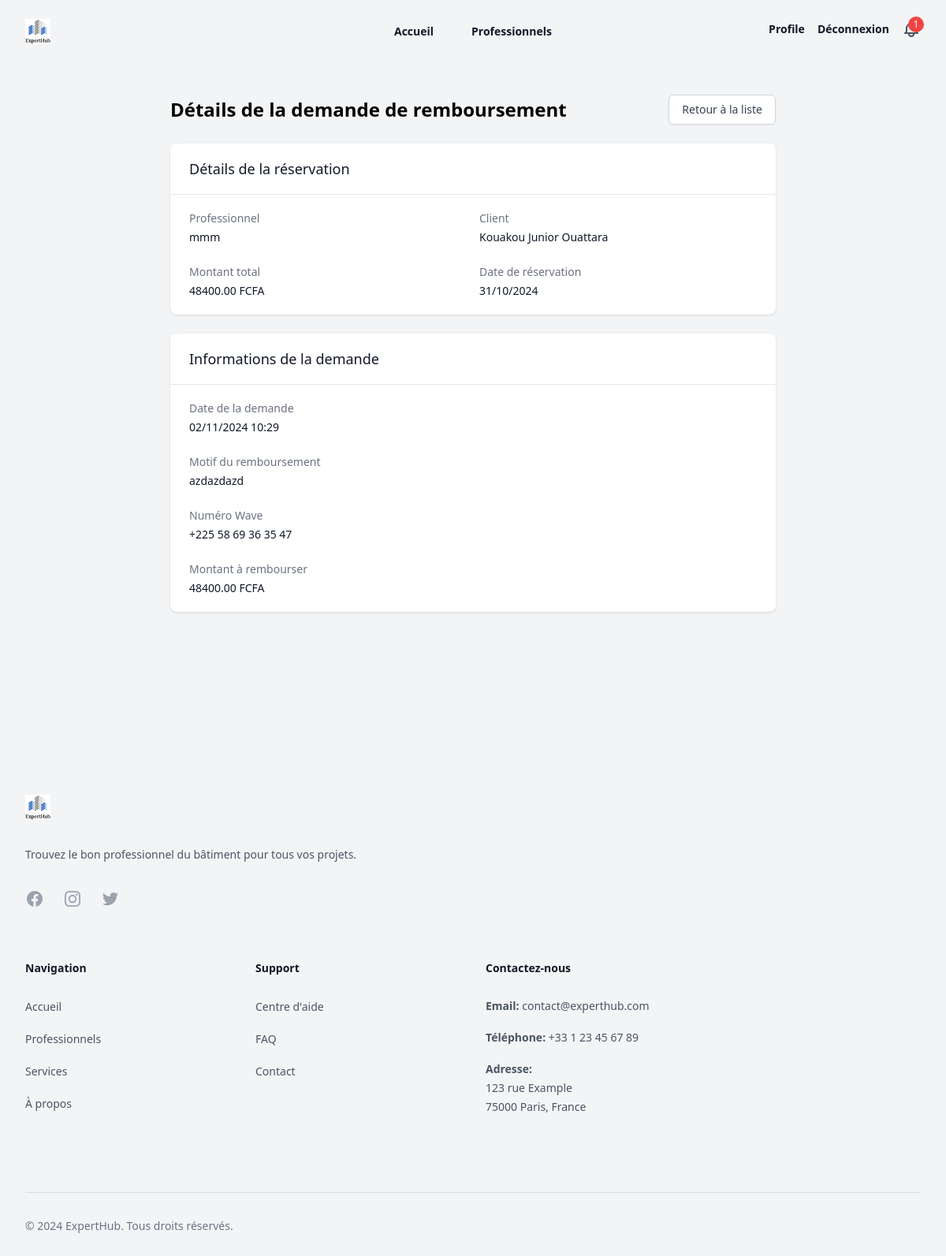
Screenshot of /remboursement/detail/3/ (signed in) with the database file from the repository.
### reservations/models.py (models this page shows, shortened)
class Reservation(models.Model):
    objects = ReservationManager()
    professionnel = models.ForeignKey(
        Professionnel,
        on_delete=models.CASCADE,
        related_name="reservations"
    )
    client = models.ForeignKey(
        settings.AUTH_USER_MODEL,
        on_delete=models.CASCADE
    )
    description = models.TextField(
        verbose_name="Description de la demande",
        help_text="Décrivez le travail que vous souhaitez faire réaliser"
    )
    phone = models.CharField(
        max_length=20,
        verbose_name="Numéro de téléphone"
    )
    selected_dates = models.JSONField(
        verbose_name="Dates sélectionnées",
        help_text="Les dates de réservation sélectionnées"
    )
    created_at = models.DateTimeField(
        auto_now_add=True,
        verbose_name="Date de création"
    )
    status = models.CharField(
        max_length=20,
        choices=ReservationStatus.choices,
        default=ReservationStatus.PENDING,
        verbose_name="Statut"
    )
    last_status_change = models.DateTimeField(
        auto_now_add=True,
        verbose_name="Dernière modification du statut"
    )
    cancelled_at = models.DateTimeField(null=True, blank=True)
    total_price = models.DecimalField(
        max_digits=10,
        decimal_places=2,
        verbose_name="Prix total",
        help_text="Prix total basé sur le nombre de jours × tarif journalier",
        editable=False
    )
    class Meta:
        ordering = ['-created_at']
        constraints = [
            models.UniqueConstraint(
                fields=["professionnel", "client", "created_at"],
                name="unique_reservation"
            )
        ]

### professionnels/models.py (models this page shows, shortened)
class Professionnel(models.Model):
    full_name = models.CharField(max_length=255, verbose_name="Nom complet")
    profile_photo = models.ImageField(
        upload_to="photos/", null=True, blank=True, verbose_name="Photo de profil"
    )
    email = models.EmailField(unique=True, verbose_name="Email", db_index=True)
    phone = models.CharField(max_length=20, verbose_name="Téléphone", db_index=True)
    CITY_CHOICES = [
        ("Abidjan", "Abidjan"),
        ("Yamoussoukro", "Yamoussoukro"),
    ]
    city = models.CharField(max_length=100, choices=CITY_CHOICES, verbose_name="Ville")
    COMMUNE_CHOICES = [
        ("Abobo", "Abobo"),
        ("Adjamé", "Adjamé"),
    ]
    commune = models.CharField(
        max_length=100, choices=COMMUNE_CHOICES, verbose_name="Commune"
    )
    presentation_video = models.FileField(
        upload_to="videos/", null=True, blank=True, verbose_name="Vidéo de présentation"
    )
    SPECIALIZATIONS = [
        ("Gros Oeuvre", "Gros Oeuvre"),
        ("Second Oeuvre", "Second Oeuvre"),
    ]
    specialization = models.CharField(
        max_length=255, choices=SPECIALIZATIONS, verbose_name="Spécialisation"
    )
    class SkillLevel(models.TextChoices):
        DEBUTANT = "Débutant", "Débutant"
        INTERMEDIAIRE = "Intermédiaire", "Intermédiaire"
        EXPERT = "Expert", "Expert"
    skill_level = models.CharField(
        max_length=50,
        choices=SkillLevel.choices,
        verbose_name="Niveau de compétence",
    )
    certifications = models.TextField(verbose_name="Certifications", blank=True)
    years_of_experience = models.PositiveIntegerField(
        help_text="Nombre d'années d'expérience", verbose_name="Années d'expérience"
    )
    daily_rate = models.DecimalField(
        max_digits=10, decimal_places=2, verbose_name="Tarif journalier"
    )
    availability = models.CharField(
        max_length=255,
        help_text="Exemple : Lundi,Mardi,Mercredi",
        verbose_name="Disponibilité",
    )
    class Meta:
        constraints = [
            models.UniqueConstraint(fields=["email"], name="unique_email"),
        ]

### remboursements/models.py (models this page shows, shortened)
class RefundRequest(models.Model):
    reservation = models.OneToOneField(
        Reservation,
        on_delete=models.CASCADE,
        related_name='refund_request'
    )
    requester = models.ForeignKey(
        settings.AUTH_USER_MODEL,
        on_delete=models.CASCADE,
        related_name='refund_requests'
    )
    reason = models.TextField(
        verbose_name="Motif du remboursement",
        help_text="Veuillez expliquer la raison de votre demande de remboursement"
    )
    wave_number = models.CharField(
        max_length=20,
        verbose_name="Numéro Wave",
        help_text="Votre numéro Wave Mobile",
        validators=[validate_wave_number]
    )
    created_at = models.DateTimeField(auto_now_add=True)
    processed_at = models.DateTimeField(null=True, blank=True)
    processed_by = models.ForeignKey(
        settings.AUTH_USER_MODEL,
        on_delete=models.SET_NULL,
        null=True,
        related_name='processed_refunds'
    )
    admin_notes = models.TextField(null=True, blank=True)
    rejection_reason = models.TextField(null=True, blank=True)
    refund_amount = models.DecimalField(
        max_digits=10,
        decimal_places=2,
        null=True,  # Make this field nullable
        blank=True  # Allow blank
    )
    class Meta:
        ordering = ['-created_at']
        verbose_name = "Demande de remboursement"
        verbose_name_plural = "Demandes de remboursement"

### remboursements/views.py (the view)
class RefundRequestDetailView(LoginRequiredMixin, DetailView):
    model = RefundRequest
    template_name = 'remboursements/refund_request_detail.html'
    context_object_name = 'refund_request'
    def get_context_data(self, **kwargs):
        context = super().get_context_data(**kwargs)
        context['reservation'] = self.object.reservation
        return context
    def get_queryset(self):
        qs = super().get_queryset()
        if not self.request.user.is_staff:
            qs = qs.filter(requester=self.request.user)
        return qs

### remboursements/templates/remboursements/refund_request_detail.html (shortened to what this page needs)
{% extends "base.html" %}
{% load static %}
{% block content %}
<div class="container mx-auto px-4 py-8">
  <div class="max-w-3xl mx-auto">
    <div class="flex justify-between items-center mb-6">
      <h1 class="text-2xl font-bold">Détails de la demande de remboursement</h1>
      <a href="{% url 'remboursements:refund_request_list' %}"
   class="inline-flex items-center px-2 py-1 sm:px-4 sm:py-2 text-xs sm:text-sm border border-gray-300 rounded-md shadow-sm font-medium text-gray-700 bg-white hover:bg-gray-50">
  Retour à la liste
</a>
    </div>
    <div class="bg-white shadow overflow-hidden sm:rounded-lg mb-6">
      <div class="px-4 py-5 sm:px-6">
        <h2 class="text-lg leading-6 font-medium text-gray-900">Détails de la réservation</h2>
      </div>
      <div class="border-t border-gray-200 px-4 py-5 sm:px-6">
        <dl class="grid grid-cols-1 gap-x-4 gap-y-6 sm:grid-cols-2">
          <div>
            <dt class="text-sm font-medium text-gray-500">Professionnel</dt>
            <dd class="mt-1 text-sm text-gray-900">{{ reservation.professionnel.full_name }}</dd>
          </div>
          <div>
            <dt class="text-sm font-medium text-gray-500">Client</dt>
            <dd class="mt-1 text-sm text-gray-900">{{ refund_request.requester.get_full_name }}</dd>
          </div>
          <div>
            <dt class="text-sm font-medium text-gray-500">Montant total</dt>
            <dd class="mt-1 text-sm text-gray-900">{{ reservation.total_price }} FCFA</dd>
          </div>
          <div>
            <dt class="text-sm font-medium text-gray-500">Date de réservation</dt>
            <dd class="mt-1 text-sm text-gray-900">{{ reservation.created_at|date:"d/m/Y" }}</dd>
          </div>
        </dl>
      </div>
    </div>
    <div class="bg-white shadow overflow-hidden sm:rounded-lg">
      <div class="px-4 py-5 sm:px-6">
        <h2 class="text-lg leading-6 font-medium text-gray-900">Informations de la demande</h2>
      </div>
      <div class="border-t border-gray-200 px-4 py-5 sm:px-6">
        <dl class="grid grid-cols-1 gap-x-4 gap-y-6">
          <div>
            <dt class="text-sm font-medium text-gray-500">Date de la demande</dt>
            <dd class="mt-1 text-sm text-gray-900">{{ refund_request.created_at|date:"d/m/Y H:i" }}</dd>
          </div>
          <div>
            <dt class="text-sm font-medium text-gray-500">Motif du remboursement</dt>
            <dd class="mt-1 text-sm text-gray-900 whitespace-pre-wrap">{{ refund_request.reason }}</dd>
          </div>
          <div>
            <dt class="text-sm font-medium text-gray-500">Numéro Wave</dt>
            <dd class="mt-1 text-sm text-gray-900">{{ refund_request.wave_number }}</dd>
          </div>
          <div>
            <dt class="text-sm font-medium text-gray-500">Montant à rembourser</dt>
            <dd class="mt-1 text-sm text-gray-900">{{ refund_request.refund_amount }} FCFA</dd>
          </div>
        </dl>
      </div>
    </div>
  </div>
</div>
{% endblock %}

### rows the page displays
Reservation: professionnel.full_name "mmm", total_price "48400.00", created_at "31/10/2024"
RefundRequest: requester.get_full_name "Kouakou Junior Ouattara", created_at "02/11/2024 10:29", reason "azdazdazd", wave_number "+225 58 69 36 35 47", refund_amount "48400.00"
